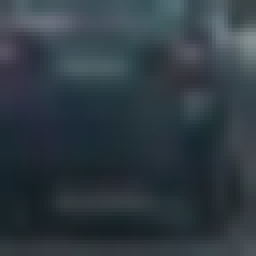
#> input picture vehicles/vehicles/GTI_Far/image0016.png, 64 x 64 px (shown 4 times larger); its folder holds only this picture in this run
$ jupyter execute --allow-errors Car-Detection.ipynb   (older library calls are emulated)
#> lines starting #> are read from the running program, lines starting #| are printed output that depends on the picture
[cell 1]
import numpy as np
import matplotlib.pyplot as plt
import matplotlib.image as mpimg
from skimage.feature import hog
from sklearn.utils import shuffle
import sklearn
import glob
import cv2
import pdb

[cell 2]
#Load data function used combination data from GTI and KITTI
def loadData():
    images=glob.glob('./vehicles/vehicles/GTI_Far/image*.png')
    train_car=[]
    train_not_car=[]
#     all data was read using cv2.imread() to avoid diffrent imge format

    for fname in images:
        img=cv2.imread(fname)
#> img is the input picture: shape (64, 64, 3); mean B, G, R 66.7, 59, 47.6
        img=cv2.cvtColor(img,cv2.COLOR_BGR2RGB)
        train_car.append(img)

    images=glob.glob('./vehicles/vehicles/GTI_Left/image*.png')
    for fname in images:
        img=cv2.imread(fname)
        img=cv2.cvtColor(img,cv2.COLOR_BGR2RGB)
        train_car.append(img)

    images=glob.glob('./vehicles/vehicles/GTI_Right/image*.png')

    for fname in images:
        img=cv2.imread(fname)
        img=cv2.cvtColor(img,cv2.COLOR_BGR2RGB)
        train_car.append(img)


    images=glob.glob('./vehicles/vehicles/MiddleClose/image*.png')
    for fname in images:
        img=cv2.imread(fname)
        img=cv2.cvtColor(img,cv2.COLOR_BGR2RGB)
        train_car.append(img)


    images=glob.glob('./vehicles/vehicles/KITTI_extracted/*.png')
    for fname in images:
        img=cv2.imread(fname)
        img=cv2.cvtColor(img,cv2.COLOR_BGR2RGB)
        train_car.append(img)


    images=glob.glob('./non-vehicles/non-vehicles/GTI/image*.png')
    for fname in images:
        img=cv2.imread(fname)
        img=cv2.cvtColor(img,cv2.COLOR_BGR2RGB)
        train_not_car.append(img)


    images=glob.glob('./non-vehicles/non-vehicles/Extras/extra*.png')
    for fname in images:
        img=cv2.imread(fname)
        img=cv2.cvtColor(img,cv2.COLOR_BGR2RGB)
        train_not_car.append(img)


    return (train_car,train_not_car)

[cell 3]
from mpl_toolkits.mplot3d import Axes3D
# this function to draw color space in 3D
# [27 lines left out: function plot3d, not called in this run]

[cell 4]
def bin_spatial(img, size=(16,16)):
    # binning spatial feature with size (16X16) to reduce computation
    features=[]
    features .append(cv2.resize(img,size).ravel())
    return features
    # Return the feature vector

[cell 5]
import numpy as np
def HistofClolor(img,nbins=32, bins_range=(0, 256)):
#     Color feature histogram
    hist_features=[]
    hhist=np.histogram(img[:,:,0], bins=32, range=(0, 255))
    shist=np.histogram(img[:,:,1], bins=32, range=(0, 255))
    vhist=np.histogram(img[:,:,2], bins=32, range=(0, 255))
    hist_features.append(np.concatenate((hhist[0], shist[0], vhist[0]))) #concatinate color features
    return hist_features

[cell 6]
def get_hog_features(imgo, orient, pix_per_cell, cell_per_block, vis=True, feature_vec=False):

#     extracting Hog feature from gray scal image (for single channel) to reduce computation
# the commetted lines for extracting Hog for 3 three channels
    features_data = []
    if vis == True:
        img=cv2.cvtColor(imgo,cv2.COLOR_RGB2GRAY)  #conver to gray
# [8 lines of commented-out code are left out]
        features_0, imagehog = hog(img, orientations=orient,
                                  pixels_per_cell=(pix_per_cell, pix_per_cell)
                                  , cells_per_block=(cell_per_block, cell_per_block),
                                  visualise=True, feature_vector=False,transform_sqrt=True )
# [20 lines of commented-out code are left out]

        features_0=features_0.reshape(-1)  # reshape feature vector
#         features_1=features_1.reshape(-1)
#         features_2=features_2.reshape(-1)


#         features_data.append(np.concatenate((features_0,features_1,features_2)))
        features_data.append(features_0)  # appending Hog features


        return features_data


    else:
        # Use skimage.hog() to get features only
        features = [] # Remove this line
        return features_data

[cell 7]
# all features extraction

def extractFeature(data, color_space='HSV', size=(32, 32)):

#     Hog parameter
    orient = 9
    pix_per_cell = 8
    cell_per_block = 4


    file_features=[]  # concatinated features per image

    features=[]   # all features data
    feature_hog=[]  #Hog features
    spatial_size=(16,16)  #spatial binned size
#     HSV_data=[]
    count=0
    for i in data:


        img_YCrCb = cv2.cvtColor(i, cv2.COLOR_RGB2YCrCb)  #convert image to YCrCb
 #         pdb.set_trace()
        spatial_features=bin_spatial(img_YCrCb, size=spatial_size)  #extract spatial features
#         pdb.set_trace()
        hist_features=HistofClolor(img_YCrCb,nbins=32, bins_range=(0, 256))  #extract histogram features
        feature_hog=get_hog_features(i, orient,                             #extract Hog features
                        pix_per_cell, cell_per_block,
                        vis=True, feature_vec=False)
        feature_hog=np.reshape(feature_hog,(1,-1))               #reshape Hog features
        file_features=np.concatenate((spatial_features,
                                      hist_features,feature_hog),1)  #concatenate features image
        features.append(np.concatenate(file_features))  #append features image


    return features

[cell 8]
import pdb

car,not_cor=loadData()  # load data
#> car = 1 item; not_cor = []
sc=car[0:4000]          #select 4000 car sample
#> sc = 1 item
snc=not_cor[0:4000]     #select 4000 not car sample
#> snc = []
# [9 lines of commented-out code are left out]

[cell 9]
car_features=extractFeature(                     #extract car features
    sc, color_space='YCrCb', size=(32, 32))
#> the loop in extractFeature, `for i in data:  ` made 1 pass
#> after the loop in extractFeature, `for i in data:`: features = 1 item
#> car_features = 1 item
#pdb.set_trace()
not_car_features=extractFeature(                 #extract not car features
    snc, color_space='YCrCb', size=(32, 32))
#> not_car_features = []
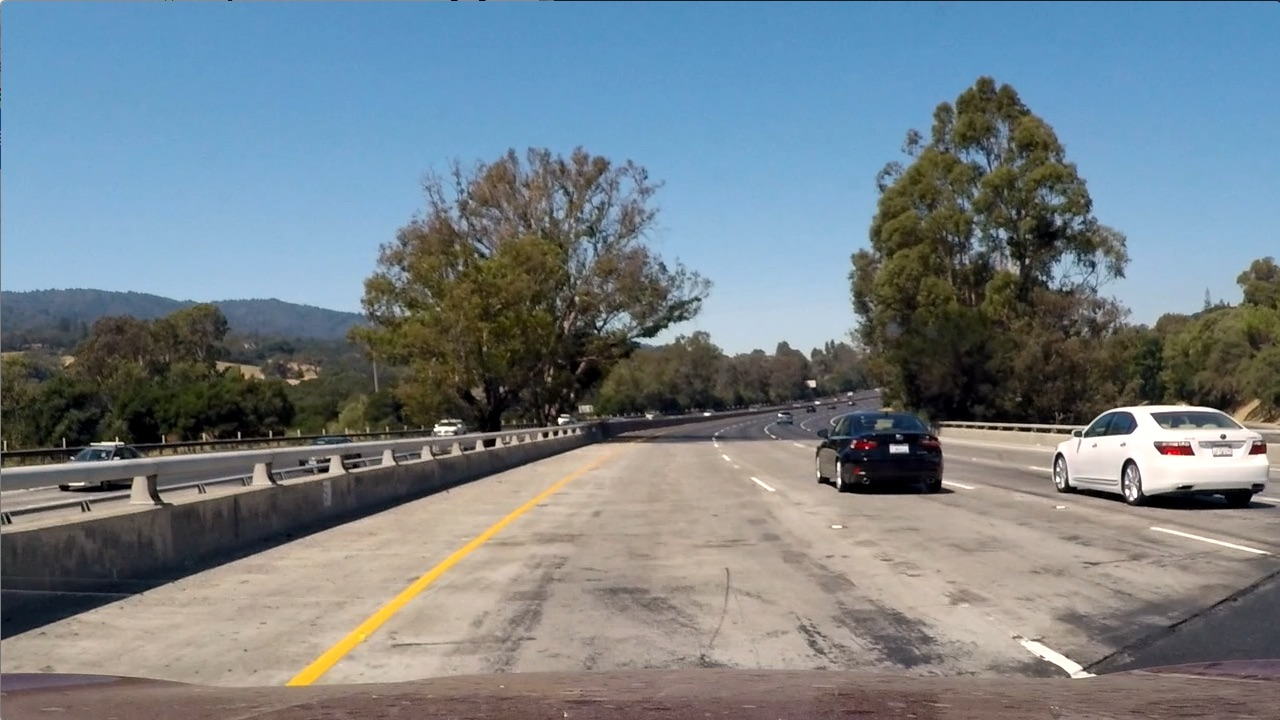
#> input picture test_images/test1.jpg, 1280 x 720 px
#> further down, image is the input picture: shape (720, 1280, 3); mean B, G, R 135.5, 128.7, 117.5
#> `heat = np.zeros_like(image[:,:,0]).astype(np.float)`: heat: shape (720, 1280) float64; every value is 0

[cell 10]
import numpy as np
from sklearn.cross_validation import train_test_split
from sklearn.svm import LinearSVC
from sklearn import svm, grid_search, datasets
from sklearn.model_selection import GridSearchCV
from sklearn.preprocessing import StandardScaler
import time

# Create an array stack, NOTE: StandardScaler() expects np.float64

#> (the rest of this cell did not finish here and is left out)

[cell 11]
# [9 lines left out: function draw_boxes, not called in this run]

[cell 12]
def windowex(img, x_start_stop=[None, None], y_start_stop=[None, None],
                    xy_window=(64, 64), xy_overlap=(0.5, 0.5)):
    # If x and/or y start/stop positions not defined, set to image size
#     pdb.set_trace()
#> called with xy_window = (90, 90), xy_overlap = (0.8, 0.8)
    if x_start_stop[0] == None:
        x_start_stop[0] = 0
    if x_start_stop[1] == None:
        x_start_stop[1] = img.shape[1]
    if y_start_stop[0] == None:
        y_start_stop[0] = 0
    if y_start_stop[1] == None:
        y_start_stop[1] = img.shape[0]
    # Compute the span of the region to be searched
    xspan = x_start_stop[1] - x_start_stop[0]
#> xspan = 480
    yspan = y_start_stop[1] - y_start_stop[0]
    # Compute the number of pixels per step in x/y
    nx_pix_per_step = np.int(xy_window[0]*(1 - xy_overlap[0]))
#> nx_pix_per_step = 17
    ny_pix_per_step = np.int(xy_window[1]*(1 - xy_overlap[1]))
#> ny_pix_per_step = 17
    # Compute the number of windows in x/y
    nx_buffer = np.int(xy_window[0]*(xy_overlap[0]))
#> nx_buffer = 72
    ny_buffer = np.int(xy_window[1]*(xy_overlap[1]))
#> ny_buffer = 72
    nx_windows = np.int((xspan-nx_buffer)/nx_pix_per_step)
#> nx_windows = 24
    ny_windows = np.int((yspan-ny_buffer)/ny_pix_per_step)
#> ny_windows = 4
    # Initialize a list to append window positions to
    window_list = []
    # Loop through finding x and y window positions
    # Note: you could vectorize this step, but in practice
    # you'll be considering windows one by one with your
    # classifier, so looping makes sense
    for ys in range(ny_windows):
        for xs in range(nx_windows):
            # Calculate window position
            startx = xs*nx_pix_per_step + x_start_stop[0]
            endx = startx + xy_window[0]
            starty = ys*ny_pix_per_step + y_start_stop[0]
            endy = starty + xy_window[1]
            # Append window position to list
            window_list.append(((startx, starty), (endx, endy)))
#> after the loop, window_list = 96 items
    #print(window_list[0].shape)
    #finalimage=draw_boxes(img,window_list)
    # Return the list of windows
#     print (len(window_list))
    return window_list

[cell 13]
from sklearn.preprocessing import  StandardScaler
def searchwindow(img,ws):    #predict windows

    on_windows=[]

    li=[]
    for window in ws:
        test_img = cv2.resize(img[window[0][1]:window[1][1],
                                  window[0][0]:window[1][0]], (64, 64))   #extract window
        li.append(test_img)        #I send window in list as feature extraction funtion accept list of images
        features=extractFeature(li, color_space='RGB', size=(32, 32))    #extract features window
#         print(features[0].shape)

        test_features = X_scaler.transform(np.array(features).reshape(1, -1))  #normalise features
        prediction = svc.predict(test_features)                                #predict window
        #7) If positive (prediction == 1) then save the window
        if prediction == 1:
            on_windows.append(window)          #if car append in on windows
        del li[:]
#> this loop made 1 pass
#> (window, orient in extractFeature, pix_per_cell in extractFeature, cell_per_block in extractFeature, spatial_size in extractFeature, count in extractFeature) on pass 1: (((800, 400), (890, 490)), 9, 8, 4, (16, 16), 0)
#> pass 1, in searchwindow, `test_img = cv2.resize(img[window[0][1]:window[1][1], window[0][0]:wind..`:
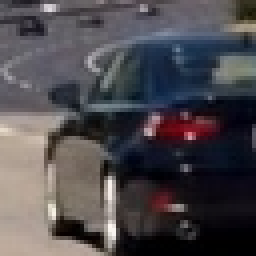
#> test_img: shape (64, 64, 3) (shown 4 times larger); mean R, G, B 76.7, 73, 77.1
#> pass 1, in get_hog_features (call 2), `img=cv2.cvtColor(imgo,cv2.COLOR_RGB2GRAY)`:
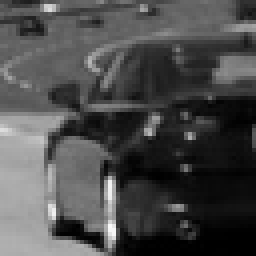
#> img: shape (64, 64) (shown 4 times larger); min 0, max 249, mean 74.5
#> after the loop, li = 1 item; on_windows = []

    return on_windows

[cell 14]
# [9 lines left out: function add_heat, not called in this run]

[cell 15]
# [5 lines left out: function apply_threshold, not called in this run]

[cell 16]
import matplotlib.image as mpimg
import matplotlib.pyplot as plt
import numpy as np
import cv2

# [14 lines left out: function draw_labeled_bboxes, not called in this run]

[cell 17]
# [22 lines left out: function findcont, not called in this run]

[cell 18]
import Lane          # Lane detection piplne

# [24 lines left out: function laneDetection, not called in this run]

[cell 19]
from moviepy.editor import *
from moviepy.editor import VideoFileClip
from moviepy.video.VideoClip import VideoClip
import moviepy
import matplotlib as mpimg
import time
from moviepy.Clip import Clip
from scipy.ndimage.measurements import label
from Lane import *
import scipy.misc


#> (the rest of this cell did not finish here and is left out)

[cell 20]
from IPython.display import HTML
from IPython.display import Image
from IPython import display
from moviepy.editor import VideoFileClip
import os, sys
import moviepy
clip_out='out_video22222_Copy1.avi'

HTML("""
<video width="1280" height="720" controls>
  <source src="{0}" type="video/avi">
</video>
""".format(clip_out))

[cell 21]
image=cv2.imread('./test_images/test1.jpg')
image=cv2.cvtColor(image,cv2.COLOR_BGR2RGB)
imageX=image
heat = np.zeros_like(image[:,:,0]).astype(np.float) # create heat map
t=time.time()

#extract multiscale windows
windows=windowex(imageX,x_start_stop=[800, None], y_start_stop=[400, 550]  #extract windows
                , xy_window=(90, 90), xy_overlap=(0.8,0.8))

#> (the rest of this cell did not finish here and is left out)
